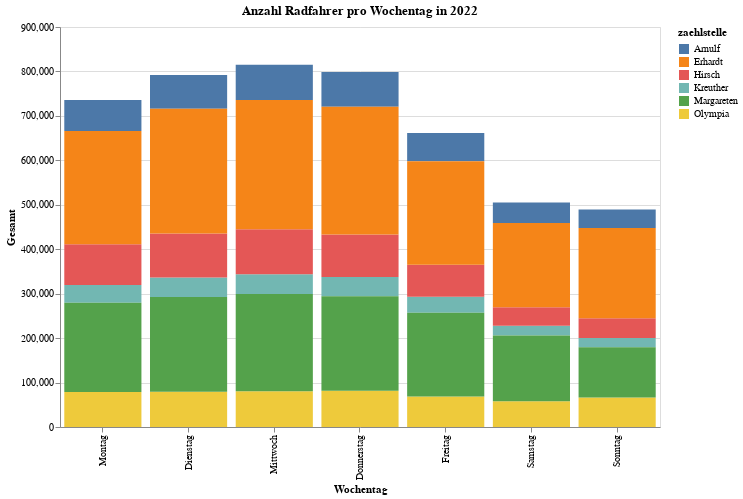

Here is the notebook cell this chart was saved with:
### Code cell
# Reihenfolge der Wochentage festlegen
wochentage_order = ['Montag', 'Dienstag', 'Mittwoch', 'Donnerstag', 'Freitag', 'Samstag', 'Sonntag']

# Altair-Diagramm erstellen
chart = alt.Chart(df).mark_bar().encode(
    x=alt.X('wochentag:N', title='Wochentag', sort=wochentage_order).stack('zero'),
    y=alt.Y('sum(gesamt):Q', title='Gesamt'),
    color=alt.Color('zaehlstelle'),
    tooltip=[alt.Tooltip('wochentag:N', title='Wochentag'), alt.Tooltip('sum(gesamt):Q', title='Anzahl Radfahrer')],
).properties(
    width=600,
    height=400,
    title='Anzahl Radfahrer pro Wochentag in 2022'
)



chart

### Figure 1 — Vega specification as saved in the notebook (floating-point values rounded to 4 significant figures)
{"$schema": "https://vega.github.io/schema/vega/v5.json", "data": [{"name": "source_0"}, {"name": "data_0", "values": [{"sum_gesamt": 46260.0, "sum_gesamt_end": 505300.0, "sum_gesamt_start": 459000.0, "wochentag": "Samstag", "zaehlstelle": "Arnulf"}, {"sum_gesamt": 41920.0, "sum_gesamt_end": 489600.0, "sum_gesamt_start": 447700.0, "wochentag": "Sonntag", "zaehlstelle": "Arnulf"}, {"sum_gesamt": 69560.0, "sum_gesamt_end": 735700.0, "sum_gesamt_start": 666200.0, "wochentag": "Montag", "zaehlstelle": "Arnulf"}, {"sum_gesamt": 76100.0, "sum_gesamt_end": 792200.0, "sum_gesamt_start": 716100.0, "wochentag": "Dienstag", "zaehlstelle": "Arnulf"}, {"sum_gesamt": 79370.0, "sum_gesamt_end": 814900.0, "sum_gesamt_start": 735500.0, "wochentag": "Mittwoch", "zaehlstelle": "Arnulf"}, {"sum_gesamt": 78240.0, "sum_gesamt_end": 798600.0, "sum_gesamt_start": 720400.0, "wochentag": "Donnerstag", "zaehlstelle": "Arnulf"}, {"sum_gesamt": 63400.0, "sum_gesamt_end": 661500.0, "sum_gesamt_start": 598100.0, "wochentag": "Freitag", "zaehlstelle": "Arnulf"}, {"sum_gesamt": 22060.0, "sum_gesamt_end": 227700.0, "sum_gesamt_start": 205600.0, "wochentag": "Samstag", "zaehlstelle": "Kreuther"}, {"sum_gesamt": 21120.0, "sum_gesamt_end": 200500.0, "sum_gesamt_start": 179400.0, "wochentag": "Sonntag", "zaehlstelle": "Kreuther"}, {"sum_gesamt": 39800.0, "sum_gesamt_end": 319400.0, "sum_gesamt_start": 279600.0, "wochentag": "Montag", "zaehlstelle": "Kreuther"}, {"sum_gesamt": 44110.0, "sum_gesamt_end": 336400.0, "sum_gesamt_start": 292300.0, "wochentag": "Dienstag", "zaehlstelle": "Kreuther"}, {"sum_gesamt": 44770.0, "sum_gesamt_end": 343900.0, "sum_gesamt_start": 299100.0, "wochentag": "Mittwoch", "zaehlstelle": "Kreuther"}, {"sum_gesamt": 43370.0, "sum_gesamt_end": 337400.0, "sum_gesamt_start": 294000.0, "wochentag": "Donnerstag", "zaehlstelle": "Kreuther"}, {"sum_gesamt": 35570.0, "sum_gesamt_end": 292900.0, "sum_gesamt_start": 257300.0, "wochentag": "Freitag", "zaehlstelle": "Kreuther"}, {"sum_gesamt": 57950.0, "sum_gesamt_end": 57950.0, "sum_gesamt_start": 0.0, "wochentag": "Samstag", "zaehlstelle": "Olympia"}, {"sum_gesamt": 66510.0, "sum_gesamt_end": 66510.0, "sum_gesamt_start": 0.0, "wochentag": "Sonntag", "zaehlstelle": "Olympia"}, {"sum_gesamt": 78760.0, "sum_gesamt_end": 78760.0, "sum_gesamt_start": 0.0, "wochentag": "Montag", "zaehlstelle": "Olympia"}, {"sum_gesamt": 79450.0, "sum_gesamt_end": 79450.0, "sum_gesamt_start": 0.0, "wochentag": "Dienstag", "zaehlstelle": "Olympia"}, {"sum_gesamt": 80480.0, "sum_gesamt_end": 80480.0, "sum_gesamt_start": 0.0, "wochentag": "Mittwoch", "zaehlstelle": "Olympia"}, {"sum_gesamt": 81340.0, "sum_gesamt_end": 81340.0, "sum_gesamt_start": 0.0, "wochentag": "Donnerstag", "zaehlstelle": "Olympia"}, {"sum_gesamt": 68510.0, "sum_gesamt_end": 68510.0, "sum_gesamt_start": 0.0, "wochentag": "Freitag", "zaehlstelle": "Olympia"}, {"sum_gesamt": 41610.0, "sum_gesamt_end": 269300.0, "sum_gesamt_start": 227700.0, "wochentag": "Samstag", "zaehlstelle": "Hirsch"}, {"sum_gesamt": 44070.0, "sum_gesamt_end": 244600.0, "sum_gesamt_start": 200500.0, "wochentag": "Sonntag", "zaehlstelle": "Hirsch"}, {"sum_gesamt": 91670.0, "sum_gesamt_end": 411100.0, "sum_gesamt_start": 319400.0, "wochentag": "Montag", "zaehlstelle": "Hirsch"}, {"sum_gesamt": 98900.0, "sum_gesamt_end": 435300.0, "sum_gesamt_start": 336400.0, "wochentag": "Dienstag", "zaehlstelle": "Hirsch"}, {"sum_gesamt": 101100.0, "sum_gesamt_end": 445000.0, "sum_gesamt_start": 343900.0, "wochentag": "Mittwoch", "zaehlstelle": "Hirsch"}, {"sum_gesamt": 95900.0, "sum_gesamt_end": 433300.0, "sum_gesamt_start": 337400.0, "wochentag": "Donnerstag", "zaehlstelle": "Hirsch"}, {"sum_gesamt": 72230.0, "sum_gesamt_end": 365100.0, "sum_gesamt_start": 292900.0, "wochentag": "Freitag", "zaehlstelle": "Hirsch"}, {"sum_gesamt": 147700.0, "sum_gesamt_end": 205600.0, "sum_gesamt_start": 57950.0, "wochentag": "Samstag", "zaehlstelle": "Margareten"}, {"sum_gesamt": 112900.0, "sum_gesamt_end": 179400.0, "sum_gesamt_start": 66510.0, "wochentag": "Sonntag", "zaehlstelle": "Margareten"}, {"sum_gesamt": 200800.0, "sum_gesamt_end": 279600.0, "sum_gesamt_start": 78760.0, "wochentag": "Montag", "zaehlstelle": "Margareten"}, {"sum_gesamt": 212900.0, "sum_gesamt_end": 292300.0, "sum_gesamt_start": 79450.0, "wochentag": "Dienstag", "zaehlstelle": "Margareten"}, {"sum_gesamt": 218600.0, "sum_gesamt_end": 299100.0, "sum_gesamt_start": 80480.0, "wochentag": "Mittwoch", "zaehlstelle": "Margareten"}, {"sum_gesamt": 212700.0, "sum_gesamt_end": 294000.0, "sum_gesamt_start": 81340.0, "wochentag": "Donnerstag", "zaehlstelle": "Margareten"}, {"sum_gesamt": 188800.0, "sum_gesamt_end": 257300.0, "sum_gesamt_start": 68510.0, "wochentag": "Freitag", "zaehlstelle": "Margareten"}, {"sum_gesamt": 189700.0, "sum_gesamt_end": 459000.0, "sum_gesamt_start": 269300.0, "wochentag": "Samstag", "zaehlstelle": "Erhardt"}, {"sum_gesamt": 203100.0, "sum_gesamt_end": 447700.0, "sum_gesamt_start": 244600.0, "wochentag": "Sonntag", "zaehlstelle": "Erhardt"}, {"sum_gesamt": 255100.0, "sum_gesamt_end": 666200.0, "sum_gesamt_start": 411100.0, "wochentag": "Montag", "zaehlstelle": "Erhardt"}, {"sum_gesamt": 280800.0, "sum_gesamt_end": 716100.0, "sum_gesamt_start": 435300.0, "wochentag": "Dienstag", "zaehlstelle": "Erhardt"}, {"sum_gesamt": 290500.0, "sum_gesamt_end": 735500.0, "sum_gesamt_start": 445000.0, "wochentag": "Mittwoch", "zaehlstelle": "Erhardt"}, {"sum_gesamt": 287100.0, "sum_gesamt_end": 720400.0, "sum_gesamt_start": 433300.0, "wochentag": "Donnerstag", "zaehlstelle": "Erhardt"}, {"sum_gesamt": 232900.0, "sum_gesamt_end": 598100.0, "sum_gesamt_start": 365100.0, "wochentag": "Freitag", "zaehlstelle": "Erhardt"}]}, {"name": "source_0_x_domain_wochentag", "values": [{"sort_field": 5.0, "wochentag": "Samstag"}, {"sort_field": 6.0, "wochentag": "Sonntag"}, {"sort_field": 0.0, "wochentag": "Montag"}, {"sort_field": 1.0, "wochentag": "Dienstag"}, {"sort_field": 2.0, "wochentag": "Mittwoch"}, {"sort_field": 3.0, "wochentag": "Donnerstag"}, {"sort_field": 4.0, "wochentag": "Freitag"}]}, {"name": "data_0_color_domain_zaehlstelle", "values": [{"zaehlstelle": "Arnulf"}, {"zaehlstelle": "Kreuther"}, {"zaehlstelle": "Olympia"}, {"zaehlstelle": "Hirsch"}, {"zaehlstelle": "Margareten"}, {"zaehlstelle": "Erhardt"}]}], "marks": [{"type": "rect", "name": "marks", "from": {"data": "data_0"}, "encode": {"update": {"x": {"field": "wochentag", "scale": "x"}, "fill": {"field": "zaehlstelle", "scale": "color"}, "tooltip": {"signal": "{\"Wochentag\": isValid(datum[\"wochentag\"]) ? datum[\"wochentag\"] : \"\"+datum[\"wochentag\"], \"Anzahl Radfahrer\": format(datum[\"sum_gesamt\"], \"\")}"}, "description": {"signal": "\"Wochentag: \" + (isValid(datum[\"wochentag\"]) ? datum[\"wochentag\"] : \"\"+datum[\"wochentag\"]) + \"; Gesamt: \" + (format(datum[\"sum_gesamt\"], \"\")) + \"; zaehlstelle: \" + (isValid(datum[\"zaehlstelle\"]) ? datum[\"zaehlstelle\"] : \"\"+datum[\"zaehlstelle\"]) + \"; Anzahl Radfahrer: \" + (format(datum[\"sum_gesamt\"], \"\"))"}, "width": {"signal": "max(0.25, bandwidth('x'))"}, "y": {"field": "sum_gesamt_end", "scale": "y"}, "ariaRoleDescription": {"value": "bar"}, "y2": {"field": "sum_gesamt_start", "scale": "y"}}}, "style": ["bar"]}], "scales": [{"name": "x", "type": "band", "domain": {"data": "source_0_x_domain_wochentag", "field": "wochentag", "sort": {"op": "max", "field": "sort_field"}}, "range": [0, {"signal": "width"}], "paddingInner": 0.1, "paddingOuter": 0.05}, {"name": "y", "type": "linear", "domain": {"data": "data_0", "fields": ["sum_gesamt_start", "sum_gesamt_end"]}, "range": [{"signal": "height"}, 0], "nice": true, "zero": true}, {"name": "color", "type": "ordinal", "domain": {"data": "data_0_color_domain_zaehlstelle", "field": "zaehlstelle", "sort": true}, "range": "category"}], "axes": [{"scale": "y", "aria": false, "gridScale": "x", "ticks": false, "zindex": 0, "orient": "left", "grid": true, "labels": false, "tickCount": {"signal": "ceil(height/40)"}, "domain": false, "maxExtent": 0, "minExtent": 0}, {"scale": "x", "title": "Wochentag", "labelAlign": "right", "labelAngle": 270, "labelBaseline": "middle", "grid": false, "zindex": 0, "orient": "bottom"}, {"scale": "y", "tickCount": {"signal": "ceil(height/40)"}, "zindex": 0, "grid": false, "title": "Gesamt", "labelOverlap": true, "orient": "left"}], "title": {"text": "Anzahl Radfahrer pro Wochentag in 2022", "frame": "group"}, "background": "white", "width": 600, "style": "cell", "height": 400, "legends": [{"fill": "color", "symbolType": "square", "title": "zaehlstelle"}], "padding": 5}
